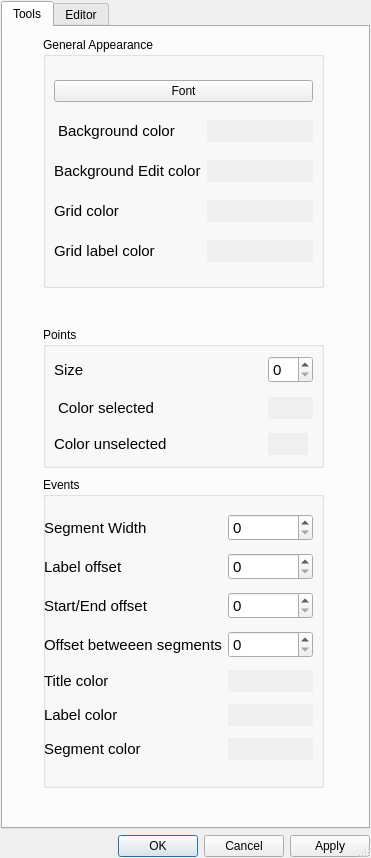
<?xml version="1.0" encoding="UTF-8"?>
<ui version="4.0">
 <class>Preferences</class>
 <widget class="QDialog" name="Preferences">
  <property name="geometry">
   <rect>
    <x>0</x>
    <y>0</y>
    <width>371</width>
    <height>858</height>
   </rect>
  </property>
  <property name="sizePolicy">
   <sizepolicy hsizetype="Minimum" vsizetype="Minimum">
    <horstretch>0</horstretch>
    <verstretch>0</verstretch>
   </sizepolicy>
  </property>
  <property name="windowTitle">
   <string>Dialog</string>
  </property>
  <property name="sizeGripEnabled">
   <bool>true</bool>
  </property>
  <property name="modal">
   <bool>true</bool>
  </property>
  <layout class="QVBoxLayout" name="verticalLayout">
   <item>
    <widget class="QTabWidget" name="tabWidget">
     <property name="currentIndex">
      <number>0</number>
     </property>
     <widget class="QWidget" name="tab">
      <attribute name="title">
       <string>Tools</string>
      </attribute>
      <widget class="QGroupBox" name="groupBox">
       <property name="geometry">
        <rect>
         <x>40</x>
         <y>300</y>
         <width>281</width>
         <height>141</height>
        </rect>
       </property>
       <property name="title">
        <string>Points</string>
       </property>
       <widget class="QWidget" name="gridLayoutWidget">
        <property name="geometry">
         <rect>
          <x>10</x>
          <y>20</y>
          <width>261</width>
          <height>118</height>
         </rect>
        </property>
        <layout class="QGridLayout" name="gridLayout" rowminimumheight="0,0,0" columnminimumwidth="0,0">
         <property name="sizeConstraint">
          <enum>QLayout::SetNoConstraint</enum>
         </property>
         <item row="1" column="1">
          <widget class="QPushButton" name="button_selected_color">
           <property name="autoFillBackground">
            <bool>true</bool>
           </property>
           <property name="text">
            <string/>
           </property>
           <property name="flat">
            <bool>true</bool>
           </property>
          </widget>
         </item>
         <item row="0" column="1">
          <widget class="QSpinBox" name="pointSize_spinBox">
           <property name="font">
            <font>
             <pointsize>11</pointsize>
            </font>
           </property>
          </widget>
         </item>
         <item row="0" column="0">
          <widget class="QLabel" name="label">
           <property name="font">
            <font>
             <pointsize>11</pointsize>
            </font>
           </property>
           <property name="text">
            <string>Size</string>
           </property>
          </widget>
         </item>
         <item row="1" column="0">
          <widget class="QLabel" name="label_3">
           <property name="font">
            <font>
             <pointsize>11</pointsize>
            </font>
           </property>
           <property name="text">
            <string> Color selected</string>
           </property>
          </widget>
         </item>
         <item row="2" column="0">
          <widget class="QLabel" name="label_2">
           <property name="font">
            <font>
             <pointsize>11</pointsize>
            </font>
           </property>
           <property name="text">
            <string>Color unselected</string>
           </property>
          </widget>
         </item>
         <item row="2" column="1">
          <widget class="QPushButton" name="button_unselected_color">
           <property name="sizePolicy">
            <sizepolicy hsizetype="Fixed" vsizetype="Fixed">
             <horstretch>0</horstretch>
             <verstretch>0</verstretch>
            </sizepolicy>
           </property>
           <property name="autoFillBackground">
            <bool>true</bool>
           </property>
           <property name="text">
            <string/>
           </property>
           <property name="flat">
            <bool>true</bool>
           </property>
          </widget>
         </item>
        </layout>
       </widget>
      </widget>
      <widget class="QGroupBox" name="groupBox_2">
       <property name="geometry">
        <rect>
         <x>40</x>
         <y>450</y>
         <width>281</width>
         <height>311</height>
        </rect>
       </property>
       <property name="title">
        <string>Events</string>
       </property>
       <widget class="QWidget" name="gridLayoutWidget_2">
        <property name="geometry">
         <rect>
          <x>0</x>
          <y>30</y>
          <width>271</width>
          <height>266</height>
         </rect>
        </property>
        <layout class="QGridLayout" name="gridLayout_2" rowminimumheight="0,0,0,0,0,0,0" columnminimumwidth="0,0">
         <property name="sizeConstraint">
          <enum>QLayout::SetNoConstraint</enum>
         </property>
         <item row="1" column="1">
          <widget class="QSpinBox" name="labelYOffset_spinBox">
           <property name="font">
            <font>
             <pointsize>11</pointsize>
            </font>
           </property>
          </widget>
         </item>
         <item row="5" column="0">
          <widget class="QLabel" name="label_6">
           <property name="font">
            <font>
             <pointsize>11</pointsize>
            </font>
           </property>
           <property name="text">
            <string>Label color</string>
           </property>
          </widget>
         </item>
         <item row="2" column="1">
          <widget class="QSpinBox" name="startEndYOffset_spinBox">
           <property name="font">
            <font>
             <pointsize>11</pointsize>
            </font>
           </property>
          </widget>
         </item>
         <item row="5" column="1">
          <widget class="QPushButton" name="button_eventLabel_color">
           <property name="autoFillBackground">
            <bool>true</bool>
           </property>
           <property name="text">
            <string/>
           </property>
           <property name="flat">
            <bool>true</bool>
           </property>
          </widget>
         </item>
         <item row="3" column="1">
          <widget class="QSpinBox" name="yOffset_spinBox">
           <property name="font">
            <font>
             <pointsize>11</pointsize>
            </font>
           </property>
           <property name="maximum">
            <number>250</number>
           </property>
          </widget>
         </item>
         <item row="4" column="1">
          <widget class="QPushButton" name="button_eventTitle_color">
           <property name="autoFillBackground">
            <bool>true</bool>
           </property>
           <property name="text">
            <string/>
           </property>
           <property name="flat">
            <bool>true</bool>
           </property>
          </widget>
         </item>
         <item row="4" column="0">
          <widget class="QLabel" name="label_5">
           <property name="font">
            <font>
             <pointsize>11</pointsize>
            </font>
           </property>
           <property name="text">
            <string>Title color</string>
           </property>
          </widget>
         </item>
         <item row="0" column="0">
          <widget class="QLabel" name="label_4">
           <property name="font">
            <font>
             <pointsize>11</pointsize>
            </font>
           </property>
           <property name="text">
            <string>Segment Width</string>
           </property>
          </widget>
         </item>
         <item row="0" column="1">
          <widget class="QSpinBox" name="segmentWidth_spinBox">
           <property name="font">
            <font>
             <pointsize>11</pointsize>
            </font>
           </property>
          </widget>
         </item>
         <item row="2" column="0">
          <widget class="QLabel" name="label_8">
           <property name="font">
            <font>
             <pointsize>11</pointsize>
            </font>
           </property>
           <property name="text">
            <string>Start/End offset</string>
           </property>
          </widget>
         </item>
         <item row="1" column="0">
          <widget class="QLabel" name="label_7">
           <property name="font">
            <font>
             <pointsize>11</pointsize>
            </font>
           </property>
           <property name="text">
            <string>Label offset</string>
           </property>
          </widget>
         </item>
         <item row="3" column="0">
          <widget class="QLabel" name="label_14">
           <property name="font">
            <font>
             <pointsize>11</pointsize>
            </font>
           </property>
           <property name="text">
            <string>Offset betweeen segments</string>
           </property>
          </widget>
         </item>
         <item row="6" column="0">
          <widget class="QLabel" name="label_13">
           <property name="font">
            <font>
             <pointsize>11</pointsize>
            </font>
           </property>
           <property name="text">
            <string>Segment color</string>
           </property>
          </widget>
         </item>
         <item row="6" column="1">
          <widget class="QPushButton" name="button_segment_color">
           <property name="autoFillBackground">
            <bool>true</bool>
           </property>
           <property name="text">
            <string/>
           </property>
           <property name="flat">
            <bool>true</bool>
           </property>
          </widget>
         </item>
        </layout>
       </widget>
      </widget>
      <widget class="QGroupBox" name="groupBox_3">
       <property name="geometry">
        <rect>
         <x>40</x>
         <y>10</y>
         <width>281</width>
         <height>251</height>
        </rect>
       </property>
       <property name="title">
        <string>General Appearance</string>
       </property>
       <widget class="QWidget" name="gridLayoutWidget_3">
        <property name="geometry">
         <rect>
          <x>10</x>
          <y>30</y>
          <width>261</width>
          <height>209</height>
         </rect>
        </property>
        <layout class="QGridLayout" name="gridLayout_3">
         <property name="sizeConstraint">
          <enum>QLayout::SetNoConstraint</enum>
         </property>
         <item row="3" column="0">
          <widget class="QLabel" name="label_12">
           <property name="font">
            <font>
             <pointsize>11</pointsize>
            </font>
           </property>
           <property name="text">
            <string>Grid color</string>
           </property>
          </widget>
         </item>
         <item row="1" column="0">
          <widget class="QLabel" name="label_11">
           <property name="font">
            <font>
             <pointsize>11</pointsize>
            </font>
           </property>
           <property name="text">
            <string> Background color</string>
           </property>
          </widget>
         </item>
         <item row="1" column="1">
          <widget class="QPushButton" name="button_background_color">
           <property name="autoFillBackground">
            <bool>true</bool>
           </property>
           <property name="text">
            <string/>
           </property>
           <property name="flat">
            <bool>true</bool>
           </property>
          </widget>
         </item>
         <item row="4" column="0">
          <widget class="QLabel" name="label_9">
           <property name="font">
            <font>
             <pointsize>11</pointsize>
            </font>
           </property>
           <property name="text">
            <string>Grid label color</string>
           </property>
          </widget>
         </item>
         <item row="3" column="1">
          <widget class="QPushButton" name="button_grid_color">
           <property name="autoFillBackground">
            <bool>true</bool>
           </property>
           <property name="text">
            <string/>
           </property>
           <property name="flat">
            <bool>true</bool>
           </property>
          </widget>
         </item>
         <item row="4" column="1">
          <widget class="QPushButton" name="button_gridLabel_color">
           <property name="sizePolicy">
            <sizepolicy hsizetype="Minimum" vsizetype="Fixed">
             <horstretch>0</horstretch>
             <verstretch>0</verstretch>
            </sizepolicy>
           </property>
           <property name="autoFillBackground">
            <bool>true</bool>
           </property>
           <property name="text">
            <string/>
           </property>
           <property name="flat">
            <bool>true</bool>
           </property>
          </widget>
         </item>
         <item row="0" column="0" colspan="2">
          <widget class="QPushButton" name="font_button">
           <property name="focusPolicy">
            <enum>Qt::ClickFocus</enum>
           </property>
           <property name="text">
            <string>Font</string>
           </property>
          </widget>
         </item>
         <item row="2" column="0">
          <widget class="QLabel" name="label_10">
           <property name="font">
            <font>
             <pointsize>11</pointsize>
            </font>
           </property>
           <property name="text">
            <string>Background Edit color</string>
           </property>
          </widget>
         </item>
         <item row="2" column="1">
          <widget class="QPushButton" name="button_backgroundEdit_color">
           <property name="autoFillBackground">
            <bool>true</bool>
           </property>
           <property name="text">
            <string/>
           </property>
           <property name="flat">
            <bool>true</bool>
           </property>
          </widget>
         </item>
        </layout>
       </widget>
      </widget>
     </widget>
     <widget class="QWidget" name="tab_2">
      <attribute name="title">
       <string>Editor</string>
      </attribute>
      <widget class="QPlainTextEdit" name="plainTextEdit">
       <property name="geometry">
        <rect>
         <x>10</x>
         <y>10</y>
         <width>331</width>
         <height>551</height>
        </rect>
       </property>
       <property name="sizePolicy">
        <sizepolicy hsizetype="Expanding" vsizetype="Expanding">
         <horstretch>0</horstretch>
         <verstretch>0</verstretch>
        </sizepolicy>
       </property>
      </widget>
     </widget>
    </widget>
   </item>
   <item>
    <widget class="QDialogButtonBox" name="buttonBox">
     <property name="orientation">
      <enum>Qt::Horizontal</enum>
     </property>
     <property name="standardButtons">
      <set>QDialogButtonBox::Apply|QDialogButtonBox::Cancel|QDialogButtonBox::Ok</set>
     </property>
     <property name="centerButtons">
      <bool>false</bool>
     </property>
    </widget>
   </item>
  </layout>
 </widget>
 <layoutdefault spacing="6" margin="1"/>
 <resources/>
 <connections>
  <connection>
   <sender>buttonBox</sender>
   <signal>accepted()</signal>
   <receiver>Preferences</receiver>
   <slot>accept()</slot>
   <hints>
    <hint type="sourcelabel">
     <x>248</x>
     <y>254</y>
    </hint>
    <hint type="destinationlabel">
     <x>157</x>
     <y>274</y>
    </hint>
   </hints>
  </connection>
  <connection>
   <sender>buttonBox</sender>
   <signal>rejected()</signal>
   <receiver>Preferences</receiver>
   <slot>reject()</slot>
   <hints>
    <hint type="sourcelabel">
     <x>316</x>
     <y>260</y>
    </hint>
    <hint type="destinationlabel">
     <x>286</x>
     <y>274</y>
    </hint>
   </hints>
  </connection>
 </connections>
</ui>
